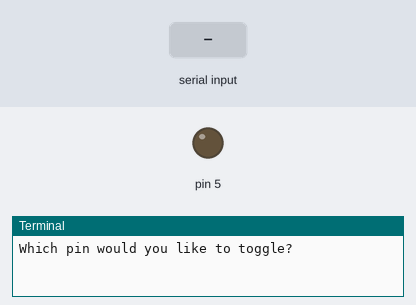
A program run on a simulated Raspberry Pi (header pin numbers). Shown: output pins drawn as LEDs (lit = HIGH), the last lines printed to the terminal. The inputs (shaded band) are chosen by the test bench. At 4.3 s the program stops and its outputs stay as they are.

Above: at 1.2 s.
1.3 s: "5" typed at the terminal
2.8 s: "1" typed at the terminal
At 4.0 s:
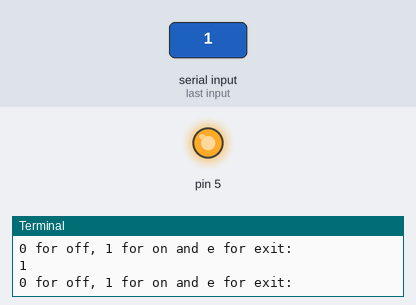
4.3 s: "e" typed at the terminal
At 5.2 s:
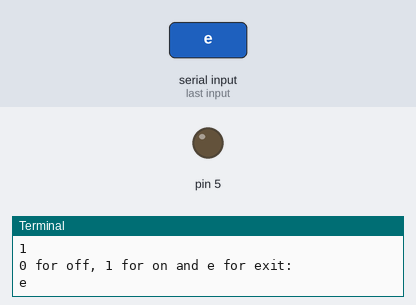
Timing chart, 0 to 5.8 s (numbered marks = the images above; inputs shaded):
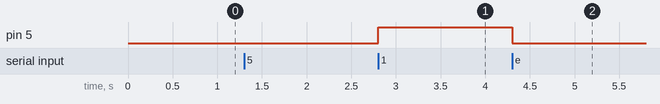

Measured:
- after the input at 2.8 s, pin 5: LOW → HIGH at once
- after the input at 4.3 s, pin 5: HIGH → LOW at once

The program:

onNoff.py
```python
import RPi.GPIO as gpio
import time
gpio.setmode(gpio.BOARD) #BOARD is for the physical on board pin number
pin=int(raw_input('Which pin would you like to toggle? '))
gpio.setup(pin,gpio.OUT)
#apparently u cannot control pin 1
op=''
while op!='e':
    op=raw_input('0 for off, 1 for on and e for exit: ')
    if op=='0':
        gpio.output(pin,0)

    elif op=='1':
        gpio.output(pin,1)


gpio.cleanup()
```
